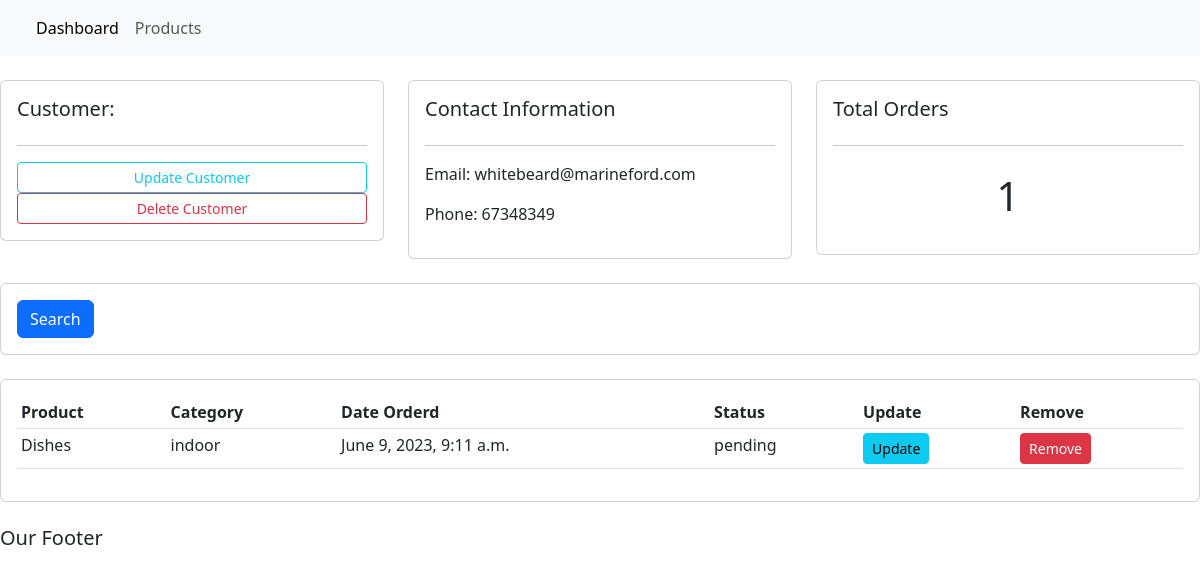
/customer/3/, run on the app's committed database.
### Accounts/models.py (models this page shows, shortened)
class Customer(models.Model):
    name = models.CharField(max_length = 200, null=True)
    phone = models.CharField(max_length = 200, null=True)
    email = models.CharField(max_length = 200, null=True)
    date_created = models.DateTimeField(auto_now_add=True)

class Order(models.Model):
    STATUS = (
        ('pending','pending'),
        ('out for delivery','out for delivery'),
        ('deliverd','deliverd'),
    )
    customer = models.ForeignKey(Customer, null=True, on_delete=models.SET_NULL)
    product = models.ForeignKey(Product, null=True, on_delete=models.SET_NULL)
    date_created = models.DateTimeField(auto_now_add=True)
    status = models.CharField(max_length=200,null=True,choices=STATUS)

class Product(models.Model):
    CATEGORY =(
        ('indoor','indoor'),
        ('outdoor','outdoor'),
    )
    name = models.CharField(max_length = 200, null=True)
    price = models.FloatField(null=True)
    category = models.CharField(max_length = 200, null=True, choices= CATEGORY)
    description = models.CharField(max_length = 200, null=True, blank = True)
    date_created = models.DateTimeField(auto_now_add=True)
    tags = models.ManyToManyField(Tag)
    def __str__(self):
        return self.name

### Accounts/views.py (the view)
# urls.py: path('customer/<str:pk_test>/',views.customer,name='customer'),
def customer(request,pk_test):
    customer = Customer.objects.get(id=pk_test)
    orders = customer.order_set.all()
    order_count = orders.count()
    context = {'customer':customer,'orders':orders,'order_count':order_count}
    return render(request,'Accounts/customer.html',context)

### Accounts/templates/Accounts/customer.html
{% extends 'Accounts/index.html'%}
{% block content %}
<br>
<div class="row">
	<div class="col-md">
		<div class="card card-body">
			<h5>Customer:</h5>
			<hr>
			<a class="btn btn-outline-info  btn-sm btn-block" href="">Update Customer</a>
			<a class="btn btn-outline-danger  btn-sm btn-block" href="">Delete Customer</a>
		</div>
	</div>
	<div class="col-md">
		<div class="card card-body">
			<h5>Contact Information</h5>
			<hr>
			<p>Email: {{customer.email}}</p>
			<p>Phone: {{customer.phone}}</p>
		</div>
	</div>
	<div class="col-md">
		<div class="card card-body">
			<h5>Total Orders</h5>
			<hr>
			<h1 style="text-align: center;padding: 10px">{{order_count}}</h1>
		</div>
	</div>
</div>
<br>
<div class="row">
	<div class="col">
		<div class="card card-body">
			<form method="get">
		    <button class="btn btn-primary" type="submit">Search</button>
		  </form>
		</div>
	</div>
</div>
<br>
<div class="row">
	<div class="col-md">
		<div class="card card-body">
			<table class="table table-sm">
				<tr>
					<th>Product</th>
					<th>Category</th>
					<th>Date Orderd</th>
					<th>Status</th>
					<th>Update</th>
					<th>Remove</th>
				</tr>
				{% for order in orders %}
				<tr>
					<td>{{order.product}}</td>
					<td>{{order.product.category}}</td>
					<td>{{order.date_created}}</td>
					<td>{{order.status}}</td>
					<td><a class="btn btn-sm btn-info" href="">Update</a></td>
					<td><a class="btn btn-sm btn-danger href="">Remove</a></td>
				</tr>
				{% endfor %}
			</table>
		</div>
	</div>
</div>
{% endblock %}

### static/css/main.css (style rules this page uses)
body { background-color: #ebeff5; }

### data on the page
Customer: email "whitebeard@marineford.com", phone "67348349"
Order: product "Dishes", product.category "indoor", date_created "June 9, 2023, 9:11 a.m.", status "pending"

### other printed values
{{ order_count }} "1"
